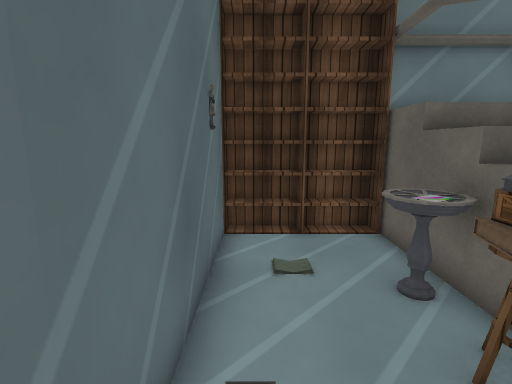
[1] (above)

12 first-person views from a walk through a Unity game level. The camera is 1.4 m above the floor, tilts 10° down and sees 85° across. The floor is counted in squares, 0.5 m on a side. Each view is taken from the middle of a square. On the plan, view 1 faces up. The plan holds only what a view shows up to about 19 squares ahead; the rest is blank. The player is left out. Some surface patterns are stand-ins.

[2]
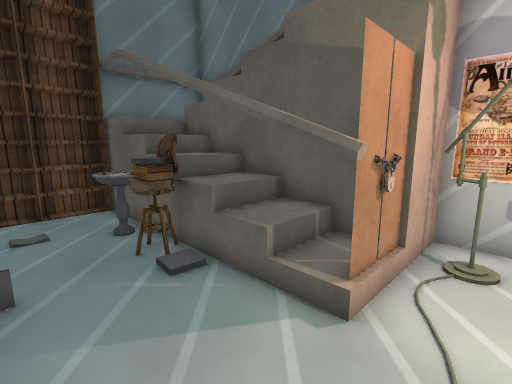

[3]
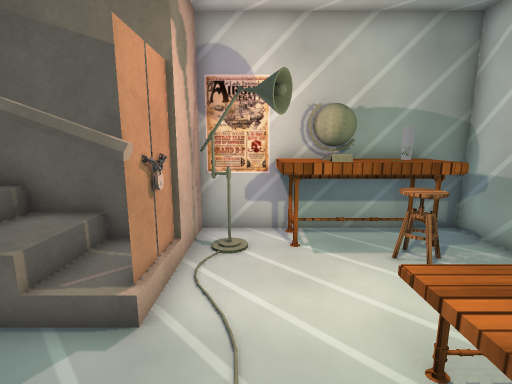

[4]
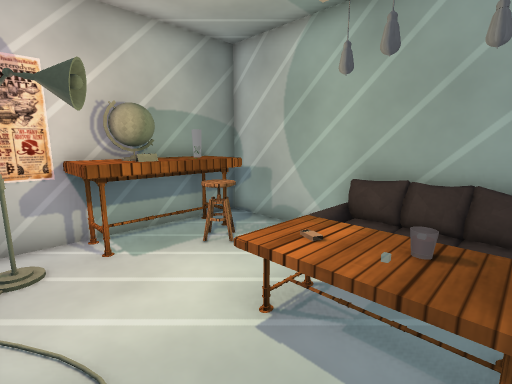

[5]
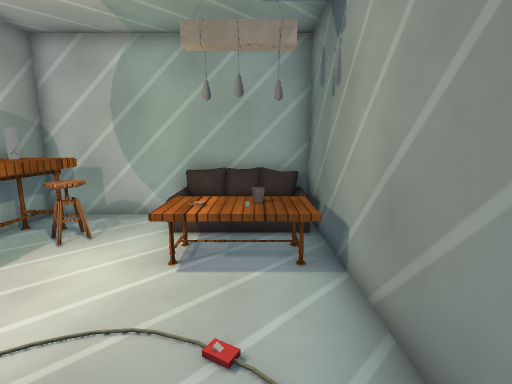

[6]
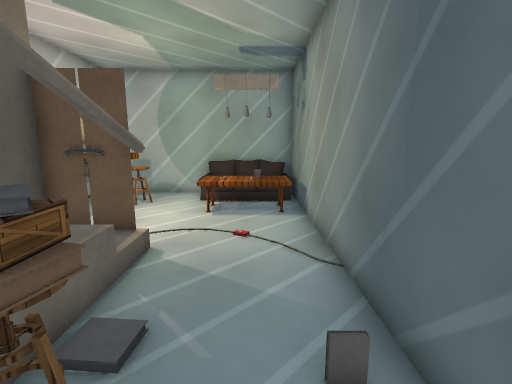

[7]
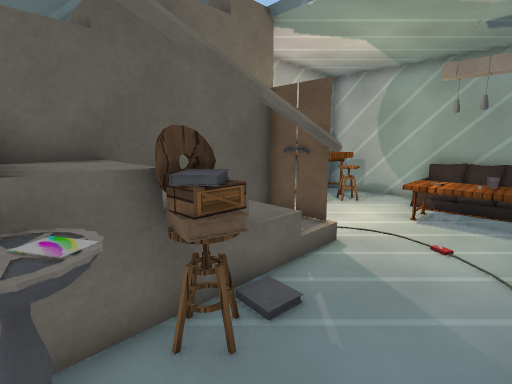

[8]
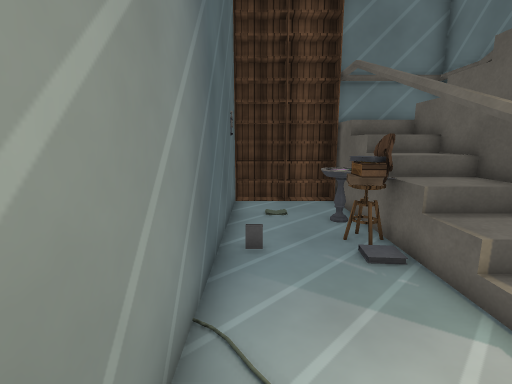

[9]
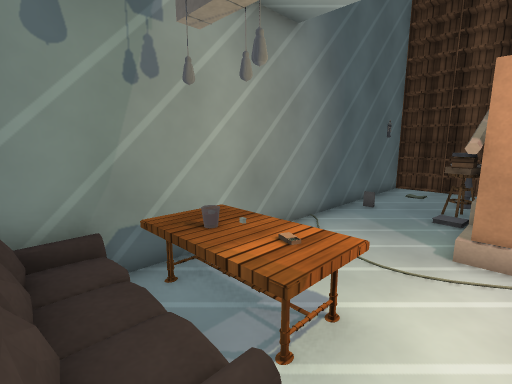

[10]
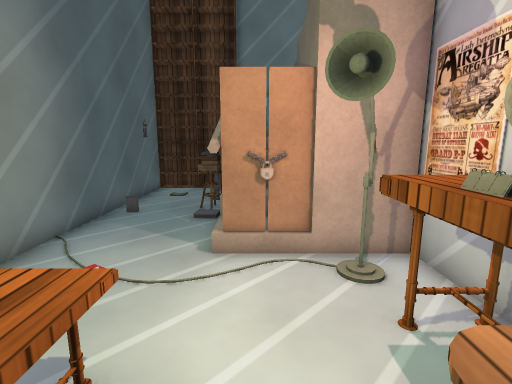

[11]
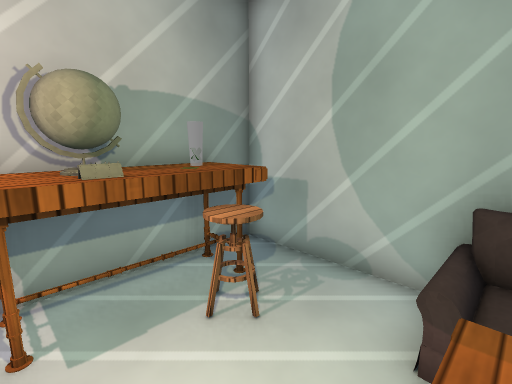

[12]
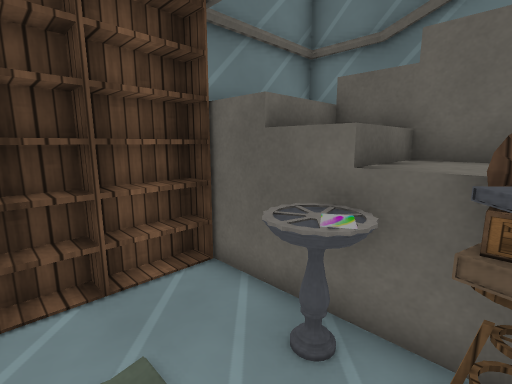

### Floor plan
Key: @ floor where view 1 was taken; # wall or solid block; x gap in a wall; . main floor; : floor 0.25 m higher than the main floor; + floor 0.5 m higher than the main floor; * floor 1 m higher than the main floor; % floor 1.25 m higher than the main floor; & floor 1.5 m higher than the main floor; B bookshelf; K books; C chair; A box; G gate; T table; S stool; F sofa; O other object.
Columns run from 1 left of view 1 to 9 right of it. Each row starts with its distance up from view 1.
  9 #BBBB#
  8 #BBBB#
  7 #....#
  6 #...O#
  5 #..OO#&&
  4 #...O#%%
  3 #...KC*##
  2 #...A#*##
  1 #....#+##
  0 #@...x+##
 -1 #....x:##
 -2 #....#GO###
 -3 #.....O.OO#
 -4 #.........#
 -5 #.......TT#
 -6 #TTTT...TT#
 -7 #TTTT...TT#
 -8 #TTTT..SS #
 -9 F    ...TT#
-10 #   x.....#
-11 ###########

Positions as (right, up) in squares from view 1, and headings:
1: (0, 0), facing up
2: (0, -4), facing up-right
3: (0, -4), facing right
4: (0, -3), facing down-right
5: (1, 0), facing down
6: (1, 5), facing down
7: (0, 5), facing down-right
8: (0, -5), facing up
9: (5, -10), facing up-left
10: (5, -9), facing up
11: (3, -5), facing down-right
12: (0, 3), facing up-right
